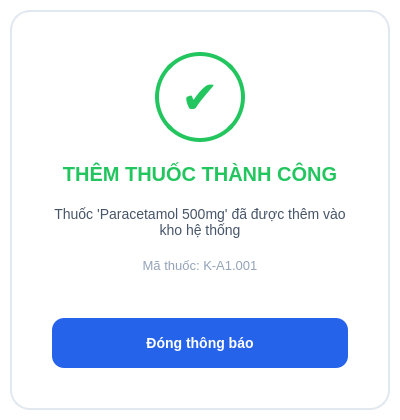
<?xml version="1.0" encoding="UTF-8"?>
<ui version="4.0">
 <class>dlg_add_success</class>
 <widget class="QDialog" name="dlg_add_success">
  <property name="geometry">
   <rect><x>0</x><y>0</y><width>400</width><height>420</height></rect>
  </property>
  <property name="styleSheet">
   <string notr="true">QDialog { background-color: rgba(0, 0, 0, 0); }</string>
  </property>
  <layout class="QVBoxLayout" name="main_layout">
   <property name="spacing"><number>0</number></property>
   <property name="leftMargin"><number>10</number></property>
   <property name="topMargin"><number>10</number></property>
   <property name="rightMargin"><number>10</number></property>
   <property name="bottomMargin"><number>10</number></property>
   <item>
    <widget class="QFrame" name="container_frame">
     <property name="styleSheet">
      <string notr="true">
       QFrame#container_frame {
           background-color: #FFFFFF;
           border-radius: 20px;
           border: 2px solid #E2E8F0; /* Viền để không bị chìm vào nền trắng */
       }
      </string>
     </property>
     <layout class="QVBoxLayout" name="content_layout">
      <property name="spacing"><number>20</number></property>
      <property name="leftMargin"><number>40</number></property>
      <property name="topMargin"><number>40</number></property>
      <property name="rightMargin"><number>40</number></property>
      <property name="bottomMargin"><number>40</number></property>

      <item>
       <layout class="QHBoxLayout" name="layout_icon">
        <item><spacer name="s1"><property name="orientation"><enum>Qt::Horizontal</enum></property><property name="sizeHint" stdset="0"><size><width>40</width><height>20</height></size></property></spacer></item>
        <item>
         <widget class="QLabel" name="lbl_icon">
          <property name="minimumSize"><size><width>90</width><height>90</height></size></property>
          <property name="maximumSize"><size><width>90</width><height>90</height></size></property>
          <property name="styleSheet">
           <string notr="true">
                border: 4px solid #22C55E;
                border-radius: 45px;
                color: #22C55E;
                font-family: 'Segoe UI Symbol';
                font-size: 45px;
                font-weight: bold;
           </string>
          </property>
          <property name="text"><string>✔</string></property>
          <property name="alignment"><set>Qt::AlignCenter</set></property>
         </widget>
        </item>
        <item><spacer name="s2"><property name="orientation"><enum>Qt::Horizontal</enum></property><property name="sizeHint" stdset="0"><size><width>40</width><height>20</height></size></property></spacer></item>
       </layout>
      </item>

      <item>
       <widget class="QLabel" name="lbl_title">
        <property name="text"><string>THÊM THUỐC THÀNH CÔNG</string></property>
        <property name="styleSheet"><string notr="true">color: #22C55E; font-weight: bold; font-size: 20px;</string></property>
        <property name="alignment"><set>Qt::AlignCenter</set></property>
       </widget>
      </item>

      <item>
       <widget class="QLabel" name="lbl_desc">
        <property name="text"><string>Thuốc 'Paracetamol 500mg' đã được thêm vào kho hệ thống</string></property>
        <property name="styleSheet"><string notr="true">color: #475569; font-size: 14px;</string></property>
        <property name="alignment"><set>Qt::AlignCenter</set></property>
        <property name="wordWrap"><bool>true</bool></property>
       </widget>
      </item>

      <item>
       <widget class="QLabel" name="lbl_code">
        <property name="text"><string>Mã thuốc: K-A1.001</string></property>
        <property name="styleSheet"><string notr="true">color: #94A3B8; font-size: 13px;</string></property>
        <property name="alignment"><set>Qt::AlignCenter</set></property>
       </widget>
      </item>

      <item><spacer name="v_spacer"><property name="orientation"><enum>Qt::Vertical</enum></property><property name="sizeHint" stdset="0"><size><width>20</width><height>40</height></size></property></spacer></item>

      <item>
       <widget class="QPushButton" name="btn_close">
        <property name="minimumSize"><size><width>100</width><height>50</height></size></property>
        <property name="text"><string>Đóng thông báo</string></property>
        <property name="styleSheet"><string notr="true">background-color: #2563EB; color: white; border-radius: 12px; font-weight: bold; font-size: 14px;</string></property>
       </widget>
      </item>
     </layout>
    </widget>
   </item>
  </layout>
 </widget>
</ui>
